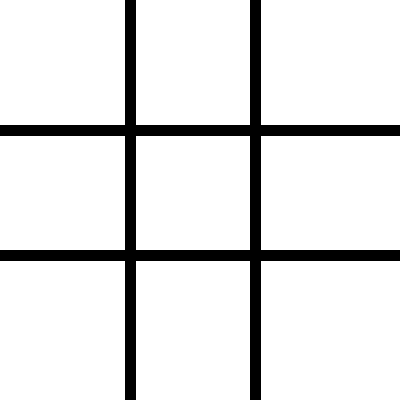
Frame 1 (no input)
Frame 60 (the mouse pressed at the canvas centre just before this capture): identical to frame 1, image omitted
Frame 120 (the mouse held since frame 60 and released just before this capture): identical to frame 1, image omitted

The Processing sketch that drew this single still picture (run headless with seeded random() and noise(); from frame 60 on, the mouse is pressed at the canvas centre):

// Processing sketch: TicTacToe
// ── TicTacToe.pde
String[][] gameboard = {{"e","e","e"},{"e","e","e"},{"e","e","e"}};
void setup(){
  size(400,400);
  drawGameBoard();
  

}
void draw(){
  
  
}
void drawGameBoard(){
  rect(-1,-1,401,401);
  fill(0,0,0);
  rect(125,0,10,400);
  rect(250,0,10,400);
  rect(0,125,400,10);
  rect(0,250,400,10);
}

void mouseClicked(){
  if(mouseX < 125){
    if(mouseY < 125){
      if(gameboard[0][0] == "e"){
        textSize(100);
        text("X",35,100);
        gameboard[0][0] = "w";
     }
  }
 }
 if(mouseX > 125 && mouseX < 250){
    if(mouseY < 125){
      if(gameboard[0][0] == "e"){
      textSize(100);
      text("X",170,100);
      gameboard[0][1] = "w";
    }
  }
 }
 
 
 
 
 
 
 
 
 
 
 
 
 
 
 
 
 
 
 
 
 
}
